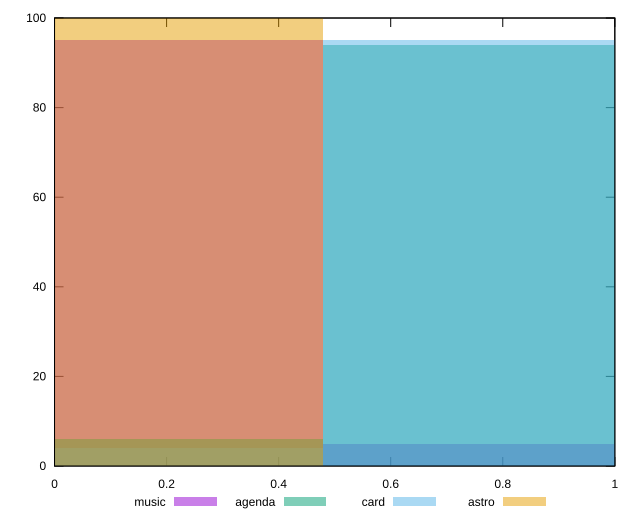

Source code (gnuplot):
reset

$music <<EOF
0 95
0.9576121546554781 5
EOF

$agenda <<EOF
0 6
0.9576121546554781 94
EOF

$card <<EOF
0 4
0.9576121546554781 95
EOF

$astro <<EOF
0 100
EOF

set key outside below
set boxwidth 0.9576121546554781
set xrange [0:1]
set yrange [0:100]
set trange [0:100]
set style fill transparent solid 0.5 noborder
set terminal svg size 640, 520 enhanced background rgb 'white'
set output "report/report_00029_2021-02-24T13-36-40.390Z/total-blocking-time/comparison/histogram/all_score.svg"

plot $music title "music" with boxes, \
     $agenda title "agenda" with boxes, \
     $card title "card" with boxes, \
     $astro title "astro" with boxes

reset
